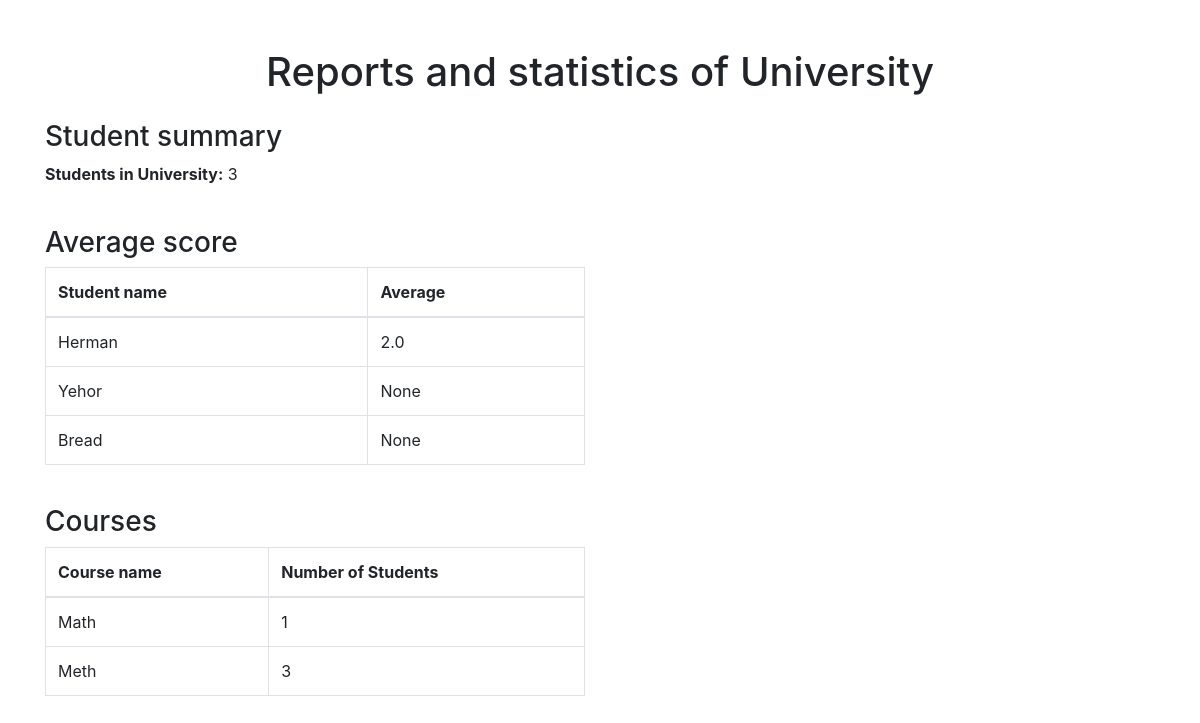
The page /reports on the database as committed earlier.
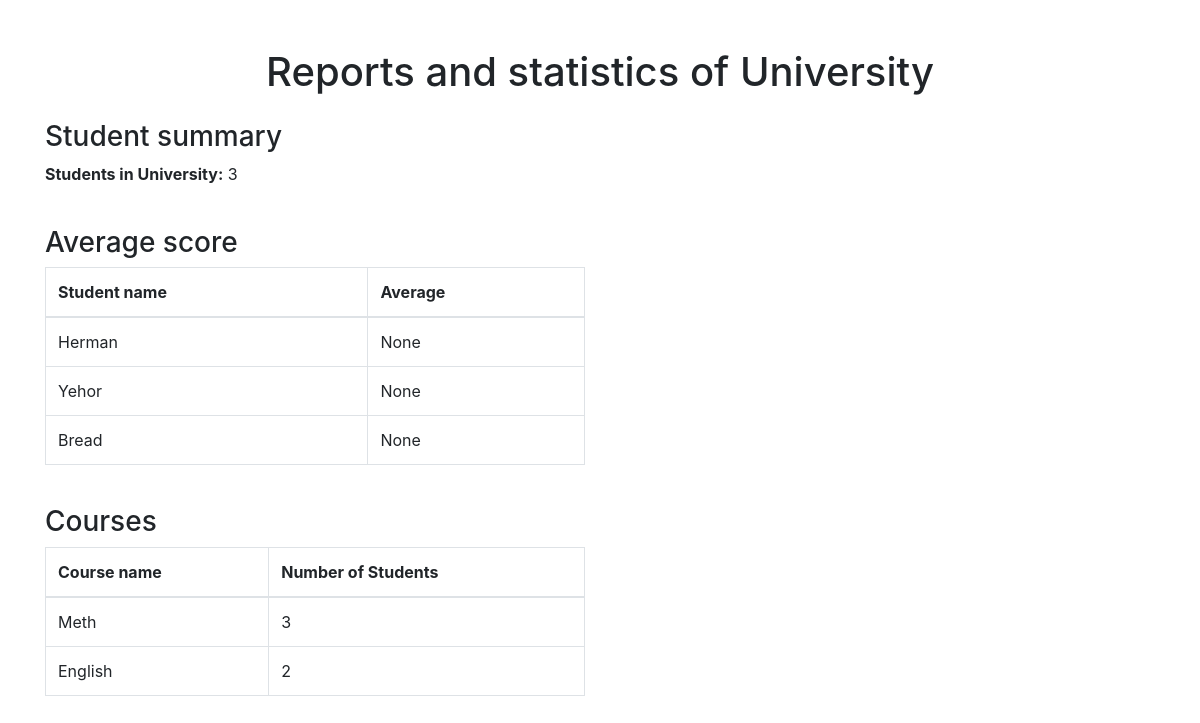
The same page on the database as committed later.
### models.py (models this page shows)
class BaseUser(UserMixin, db.Model):
    __abstract__ = True
    id = db.Column(db.Integer, primary_key=True)
    username = db.Column(db.String(150), unique=True, nullable=False)
    password = db.Column(db.String(150), nullable=False)
    first_name = db.Column(db.String(100), nullable=True)
    last_name = db.Column(db.String(100), nullable=True)
    account_type = db.Column(db.String(50), nullable=False)
    email = db.Column(db.String(150), nullable=True, unique=True)

class User(BaseUser):
    __tablename__ = 'user'
    major = db.Column(db.String(150), nullable=True)
    semester = db.Column(db.Integer, nullable=True)
    enrolled_courses = db.relationship('Course', secondary='enrollment', back_populates='students')

class Course(db.Model):
    id = db.Column(db.Integer, primary_key=True)
    name = db.Column(db.String(150), nullable=False)
    code = db.Column(db.String(50), nullable=False, unique=True, index=True)
    teacher_id = db.Column(db.Integer, db.ForeignKey('teacher.id'), nullable=False)
    students = db.relationship('User', secondary='enrollment', back_populates='enrolled_courses')
    course_schedule = db.relationship('Schedule', back_populates='course', cascade="all, delete-orphan")

### app.py (the view)
@app.route('/reports')
def reports():
    student_count = db.session.query(User).count()
    average_grades = db.session.query(User.id, User.first_name, db.func.avg(Enrollment.grade)).join(Enrollment).group_by(User.id).all()
    course_enrollment = db.session.query(Course.name, db.func.count(Enrollment.user_id)).join(Enrollment).group_by(Course.id).all()
    return render_template('reports.html', student_count=student_count, average_grades=average_grades, course_enrollment=course_enrollment)

### templates/reports.html (shortened to what this page needs)
<!DOCTYPE html>
<html lang="en">
<head>
    <link href="https://cdn.jsdelivr.net/npm/bootstrap@5.3.0/dist/css/bootstrap.min.css" rel="stylesheet">
</head>
<body>
    <div class="container mt-5">
        <h1 class="text-center">Reports and statistics of University</h1>
        <div class="row mt-4">
            <div class="col-md-6">
                <h3>Student summary</h3>
                <p><strong>Students in University:</strong> {{ student_count }}</p>
            </div>
        </div>
        <div class="row mt-4">
            <div class="col-md-6">
                <h3>Average score</h3>
                <table class="table table-bordered">
                    <thead>
                        <tr>
                            <th>Student name</th>
                            <th>Average</th>
                        </tr>
                    </thead>
                    <tbody>
                        {% for student in average_grades %}
                        <tr>
                            <td>{{ student[1] }}</td>
                            <td>{{ student[2] }}</td>
                        </tr>
                        {% endfor %}
                    </tbody>
                </table>
            </div>
        </div>
        <div class="row mt-4">
            <div class="col-md-6">
                <h3>Courses</h3>
                <table class="table table-bordered">
                    <thead>
                        <tr>
                            <th>Course name</th>
                            <th>Number of Students</th>
                        </tr>
                    </thead>
                    <tbody>
                        {% for course in course_enrollment %}
                        <tr>
                            <td>{{ course[0] }}</td>
                            <td>{{ course[1] }}</td>
                        </tr>
                        {% endfor %}
                    </tbody>
                </table>
            </div>
        </div>
    </div>
    <link rel="stylesheet" href="https://cdn.jsdelivr.net/npm/bootstrap@4.3.1/dist/css/bootstrap.min.css">
</body>
</html>

Rows that differ between the two databases and show on the page:
removed Course: name "Math", course "1"
computed for User "Herman": student "2.0" → "None"
added Course: name "English", course "2"
